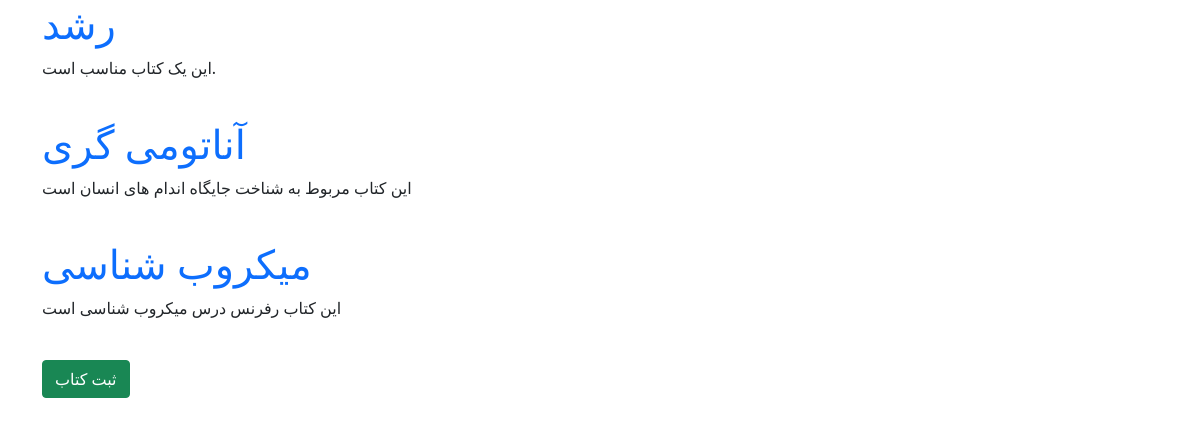
/books/, run on an earlier commit of the app's database.
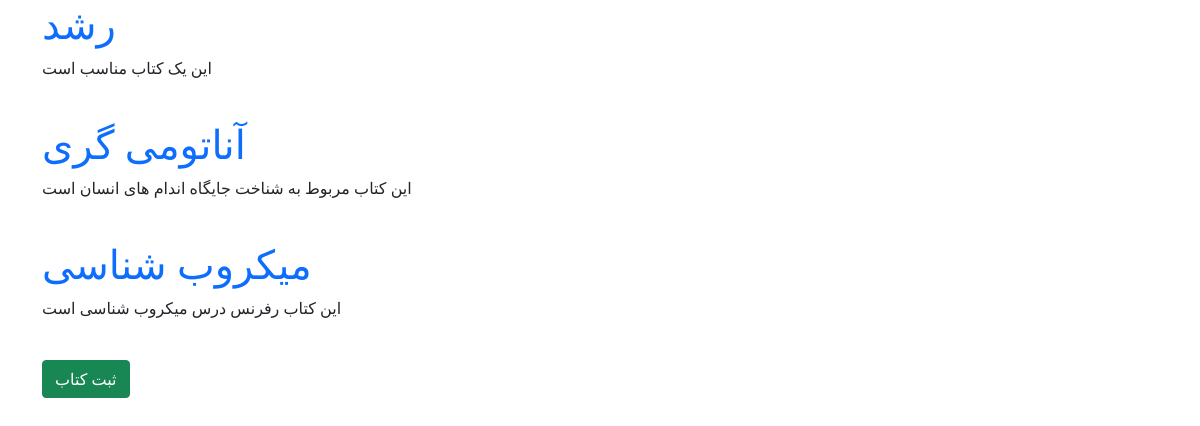
And on a later commit of the database.
### books/models.py (models this page shows, shortened)
class Book(models.Model):
    title = models.CharField(max_length=100)
    author = models.CharField(max_length=1000)
    description = models.TextField()
    price = models.DecimalField(max_digits=5,decimal_places=2)
    def get_absolute_url(self):
        return reverse('book_details', args=[self.id])

### books/views.py (the view)
# urls.py: path('', views.BookListView.as_view(), name='book_list'),
class BookListView(generic.ListView):
    model = Book
    template_name = 'books/book_list.html'
    context_object_name = 'books'

### books/templates/books/book_list.html (shortened to what this page needs)
{% extends '_base.html' %}
{% block content %}
    {% for book in books %}
        <a href="{{ book.get_absolute_url }}" style="text-decoration: None">
            <h1>{{ book.title }}</h1>
        </a>
        <p>{{ book.description }}</p>
        <br>
    {% endfor %}
    <a href="{% url 'book_create' %}" class="btn btn-success">ثبت کتاب</a>
{% endblock content %}

What changed in the data, as far as the page shows it:
changed Book: description "این یک کتاب مناسب است." → "این یک کتاب مناسب است"
